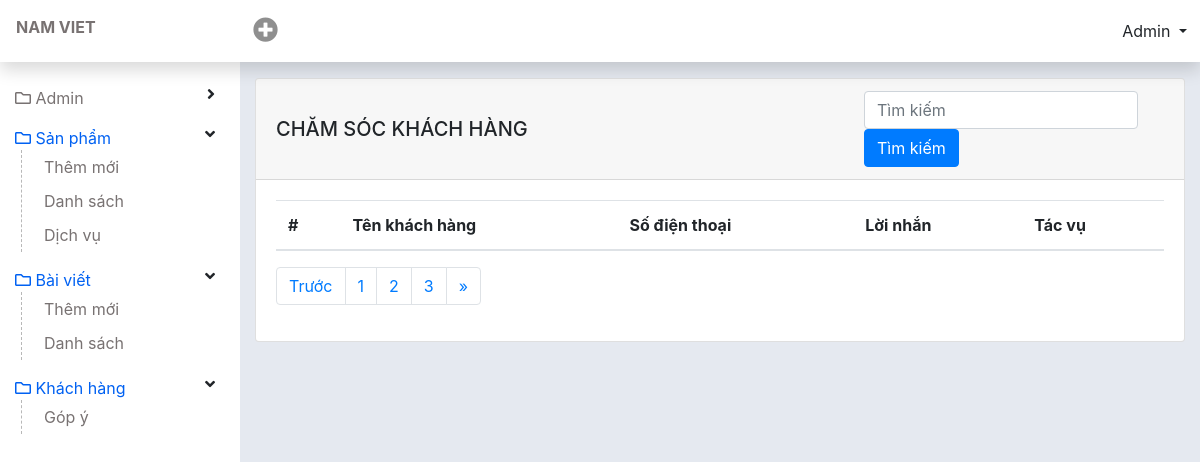
Page /admin/list-contact.php (signed in) on the earlier database version.
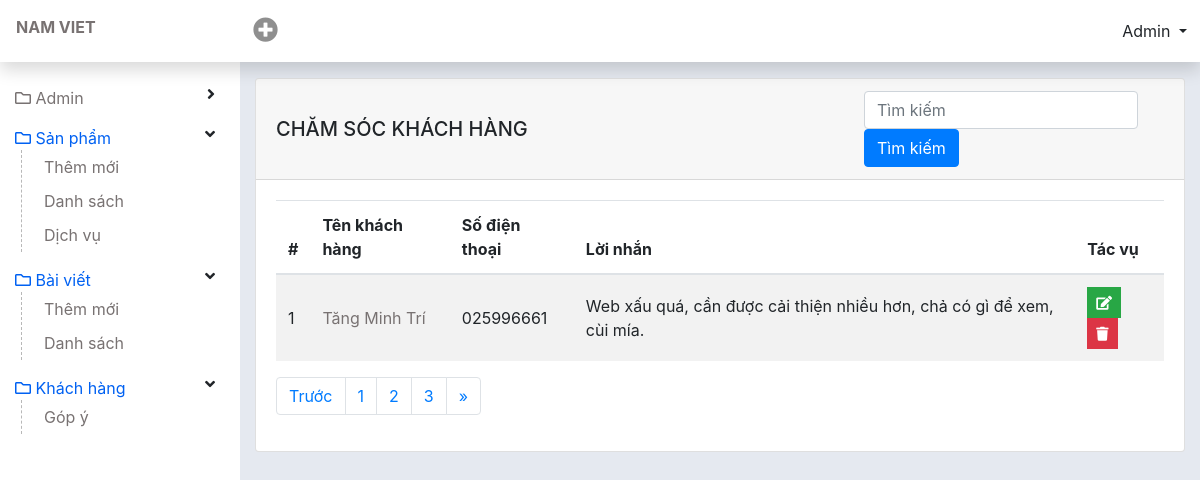
Same page on the later database version.
### tables this page shows
CREATE TABLE `tbl_contact` (
  `id` int(11) NOT NULL,
  `name` varchar(255) NOT NULL,
  `phone` varchar(11) NOT NULL,
  `message` text NOT NULL
);

### lib/database.php (called while the page is built, shortened)
<?php
class Database{
  public $host   = DB_HOST;
  public $user   = DB_USER;
  public $pass   = DB_PASS;
  public $dbname = DB_NAME;
  public $link;
private function connectDB(){
  $this -> link = new mysqli($this->host, $this->user, $this->pass, $this->dbname);
    mysqli_set_charset($this->link, 'UTF8');
}
public function select($query){
  $result = $this->link->query($query) or
  die($this->link->error.__LINE__);
  if($result->num_rows > 0){
    return $result;
  } else {
    return false;
  }
}
}
?>

### classes/contact.php (called while the page is built, shortened)
<?php
    $filepath = realpath(dirname(__FILE__));
    include_once ($filepath. '/../lib/database.php');
?>
<?php
    class contact {
        private $db;
        public function __construct() {
            $this->db = new Database();
        }
        public function show_contact(){
            $query = "SELECT * FROM tbl_contact ORDER BY id DESC";
            $result = $this->db->select($query);
            return $result;
        }
    }
?>

### admin/list-contact.php (the view, shortened to what this page needs)
<?php include 'inc/header.php';?>
<?php include '../classes/category.php';?>
<?php include '../classes/contact.php';?>
<?php
  $ct = new contact();
  $ctlist = $ct -> show_contact();
?>
<div id="wp-content">
  <div id="content" class="container-fluid">
    <div class="card">
      <div class="card-header font-weight-bold d-flex justify-content-between align-items-center">
        <h5 class="m-0 ">Chăm sóc khách hàng</h5>
        <div class="form-search form-inline">
          <form action="#">
            <input type="" class="form-control form-search" placeholder="Tìm kiếm">
            <input type="submit" name="btn-search" value="Tìm kiếm" class="btn btn-primary">
          </form>
        </div>
      </div>
      <div class="card-body">
        <table class="table table-striped table-checkall">
          <thead>
            <tr>
              <th scope="col">#</th>
              <th scope="col">Tên khách hàng</th>
              <th scope="col">Số điện thoại</th>
              <th scope="col">Lời nhắn</th>
              <th scope="col">Tác vụ</th>
            </tr>
          </thead>
          <tbody>
            <?php
                if($ctlist) {
                  $i=0;
                  while($resule = $ctlist -> fetch_assoc()){
                    $i++;
              ?>
            <tr class="">
              <td><?php echo $i ?></td>
              <td><a href="#"><?php echo $resule['name'] ?></a></td>
              <td><?php echo $resule['phone'] ?></a></td>
              <td><?php echo $resule['message'] ?></td>
              <td>
                <a href="edit-post.php?postid=<?php echo $resule['id'] ?>"
                  class="btn btn-success btn-sm rounded-0 text-white" type="button" data-toggle="tooltip"
                  data-placement="top" title="Edit"><i class="fa fa-edit"></i></a>
                <a href="?postid=<?php echo $resule['id'] ?>" onclick="return confirm('Bạn có muốn xoá không?')"
                  class="btn btn-danger btn-sm rounded-0 text-white" type="button" data-toggle="tooltip"
                  data-placement="top" title="Delete"><i class="fa fa-trash"></i></a>
              </td>
            </tr>
            <?php } } ?>
          </tbody>
        </table>
        <nav aria-label="Page navigation example">
          <ul class="pagination">
            <li class="page-item">
              <a class="page-link" href="#" aria-label="Previous">
                <span aria-hidden="true">Trước</span>
              </a>
            </li>
            <li class="page-item"><a class="page-link" href="#">1</a></li>
            <li class="page-item"><a class="page-link" href="#">2</a></li>
            <li class="page-item"><a class="page-link" href="#">3</a></li>
            <li class="page-item">
              <a class="page-link" href="#" aria-label="Next">
                <span aria-hidden="true">&raquo;</span>
              </a>
            </li>
          </ul>
        </nav>
      </div>
    </div>
  </div>
</div>
<?php include 'inc/footer.php';?>

Differences in the rows shown:
added tbl_contact: name "Tăng Minh Trí", phone "025996661", message "Web xấu quá, cần được cải thiện nhiều hơn, chả có gì để xem, cùi mía."
